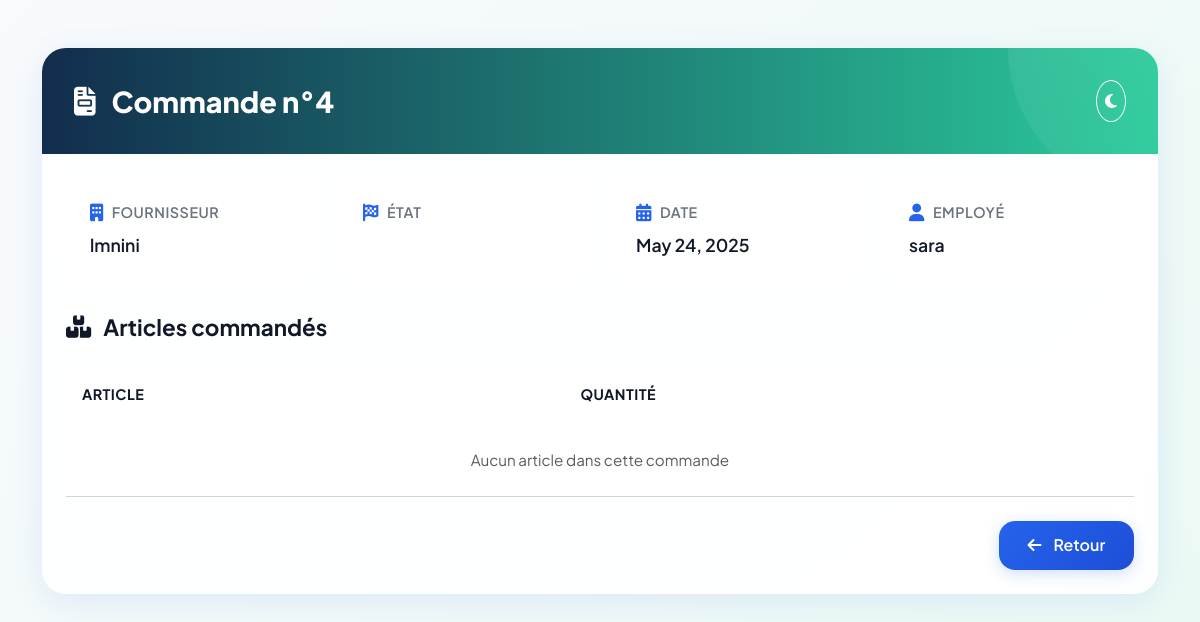
The app's page /commandes/4/ (signed in) with its own data.
### inventory/models.py (models this page shows, shortened)
class Commande(models.Model):
    date       = models.DateField(auto_now_add=True)
    etat       = models.CharField(max_length=100)
    fournisseur= models.ForeignKey(Fournisseur, on_delete=models.CASCADE)
    employe    = models.ForeignKey(CustomUser, on_delete=models.CASCADE, limit_choices_to={'role': 'employe'})

class Fournisseur(models.Model):
    user = models.OneToOneField(
        CustomUser, on_delete=models.CASCADE,
        limit_choices_to={'role': 'fournisseur'},
        related_name='fournisseur_profile',
        null=True, blank=True  # ← autorise les fournisseurs sans user
    )
    nom     = models.CharField(max_length=100)
    contact = models.CharField(max_length=20)
    email   = models.EmailField(unique=False)
    adresse = models.CharField(max_length=255, blank=True, null=True)

class CustomUser(AbstractUser):
    ROLE_CHOICES = [
        ('admin', 'Administrateur'),
        ('gestionnaire', 'Gestionnaire de stock'),
        ('employe', 'Employé'),
        ('fournisseur', 'Fournisseur'),
    ]
    role = models.CharField(max_length=20, choices=ROLE_CHOICES)
    phone_number = models.CharField(max_length=15, blank=True, null=True)
    secondary_email = models.EmailField(
        "Email secondaire (2FA)",
        max_length=254,
        blank=True,
        null=True,
        unique=True,
        help_text="Adresse e-mail ajoutée via la procédure 2FA"
    )

### inventory/views.py (the view)
# urls.py: path('commandes/<int:id>/', commande_detail, name='commande_detail'),
@login_required
def commande_detail(request, id):
    commande = get_object_or_404(Commande, id=id)
    avoirs = commande.articles_commande.all()
    return render(request, 'commande_detail.html', {'commande': commande, 'avoirs': avoirs})

### templates/commande_detail.html (shortened to what this page needs)
{% load static %}
<!DOCTYPE html>
<html lang="fr" data-bs-theme="light" id="mainHtml">
<head>
    <link href="https://cdn.jsdelivr.net/npm/bootstrap@5.3.3/dist/css/bootstrap.min.css" rel="stylesheet">
    <link rel="stylesheet" href="https://cdnjs.cloudflare.com/ajax/libs/font-awesome/6.5.2/css/all.min.css">
</head>
<body>
    <div class="container py-5">
        <div class="card">
            <div class="card-header d-flex justify-content-between align-items-center">
                <h1 class="card-title">
                    <i class="fas fa-file-invoice"></i>
                    Commande n°{{ commande.id }}
                </h1>
                <button id="themeToggle" class="btn btn-outline-light rounded-circle p-2" title="Changer le thème">
                    <i class="fas fa-moon"></i>
                </button>
            </div>
            <div class="card-body p-4">
                <ul class="info-list mb-4">
                    <li class="info-item">
                        <div class="info-label">
                            <i class="fas fa-building"></i>
                            Fournisseur
                        </div>
                        <div class="info-value">{{ commande.fournisseur.nom }}</div>
                    </li>
                    <li class="info-item">
                        <div class="info-label">
                            <i class="fas fa-flag-checkered"></i>
                            État
                        </div>
                    </li>
                    <li class="info-item">
                        <div class="info-label">
                            <i class="fas fa-calendar-alt"></i>
                            Date
                        </div>
                        <div class="info-value">{{ commande.date }}</div>
                    </li>
                    <li class="info-item">
                        <div class="info-label">
                            <i class="fas fa-user"></i>
                            Employé
                        </div>
                        <div class="info-value">{{ commande.employe.username }}</div>
                    </li>
                </ul>
                <div class="articles-section">
                    <h2 class="section-title">
                        <i class="fas fa-boxes-stacked"></i>
                        Articles commandés
                    </h2>
                    <div class="table-responsive">
                        <table class="table">
                            <thead>
                                <tr>
                                    <th>Article</th>
                                    <th>Quantité</th>
                                </tr>
                            </thead>
                            <tbody>
                                {% for avoir in avoirs %}
                                <tr>
                                    <td>{{ avoir.article.nom }}</td>
                                    <td>
                                        <span class="quantity-badge">{{ avoir.quantite }}</span>
                                    </td>
                                </tr>
                                {% empty %}
                                <tr>
                                    <td colspan="2" class="text-center text-muted py-4">
                                        Aucun article dans cette commande
                                    </td>
                                </tr>
                                {% endfor %}
                            </tbody>
                        </table>
                    </div>
                </div>
                <div class="mt-4 text-end">
                    <a href="{% url 'dashboard_fournisseur' %}" class="btn btn-back">
                        <i class="fas fa-arrow-left"></i>
                        Retour
                    </a>
                </div>
            </div>
        </div>
    </div>
</body>
</html>

### templates/commande_detail.html (style rules this page uses)
:root { --primary: #2563eb; --primary-dark: #1d4ed8; --primary-light: #3b82f6; --primary-lighter: #60a5fa; --primary-lightest: #93c5fd; --success: #059669; --success-light: #34d399; --danger: #dc2626; --danger-light: #ef4444; --warning: #d97706; --warning-light: #fbbf24; --info: #0891b2; --info-light: #22d3ee; --dark: #111827; --dark-light: #1f2937; --gray: #6b7280; --gray-light: #9ca3af; --gray-lighter: #d1d5db; --white: #ffffff; --bg-main: #f8fafc; }
body { font-family: 'Plus Jakarta Sans', sans-serif; background: linear-gradient(135deg, var(--bg-main) 0%, #eaf9f4 100%); min-height: 100vh; color: var(--dark); }
.card { background: rgba(255, 255, 255, 0.9); backdrop-filter: blur(10px); border: none; border-radius: 1.5rem; box-shadow: 0 8px 32px rgba(37,99,235,0.1); overflow: hidden; animation: fadeInUp 0.6s ease-out; }
.card-header { background: linear-gradient(90deg, rgba(10,38,71,0.97) 0%, rgba(32,201,151,0.95) 100%); padding: 2rem; border: none; position: relative; overflow: hidden; }
.card-header::before { content: ''; position: absolute; top: 0; right: 0; width: 300px; height: 300px; background: linear-gradient(135deg, rgba(255,255,255,0.1) 0%, transparent 100%); border-radius: 50%; transform: translate(150px, -150px); }
.card-title { color: white; font-size: 1.8rem; font-weight: 800; margin: 0; display: flex; align-items: center; gap: 1rem; position: relative; }
.info-list { list-style: none; padding: 0; margin: 0; display: grid; grid-template-columns: repeat(auto-fit, minmax(200px, 1fr)); gap: 1.5rem; }
.info-item { background: rgba(255, 255, 255, 0.5); backdrop-filter: blur(10px); padding: 1.5rem; border-radius: 1rem; transition: all 0.3s ease; }
.info-label { color: var(--gray); font-size: 0.9rem; font-weight: 600; text-transform: uppercase; letter-spacing: 0.5px; margin-bottom: 0.5rem; display: flex; align-items: center; gap: 0.5rem; }
.info-label i { color: var(--primary); font-size: 1.1rem; }
.info-value { color: var(--dark); font-size: 1.1rem; font-weight: 600; }
.articles-section { margin-top: 2rem; }
.section-title { font-size: 1.4rem; font-weight: 700; color: var(--dark); margin-bottom: 1.5rem; display: flex; align-items: center; gap: 0.75rem; }
.table { margin: 0; }
.table thead { background: linear-gradient(90deg, var(--bg-main) 0%, #f1f7fe 100%); }
.table th { font-weight: 700; color: var(--dark); padding: 1.2rem 1rem; font-size: 0.9rem; text-transform: uppercase; letter-spacing: 0.5px; border: none; }
.table td { padding: 1.2rem 1rem; vertical-align: middle; border-bottom: 1px solid var(--gray-lighter); font-size: 0.95rem; }
.btn-back { background: linear-gradient(135deg, var(--primary) 0%, var(--primary-dark) 100%); color: white; border: none; border-radius: 1rem; padding: 0.8rem 1.8rem; font-weight: 600; display: inline-flex; align-items: center; gap: 0.75rem; transition: all 0.3s ease; box-shadow: 0 4px 15px rgba(37,99,235,0.2); }

### records on screen
Commande: id "4", fournisseur.nom "lmnini", date "May 24, 2025", employe.username "sara"
